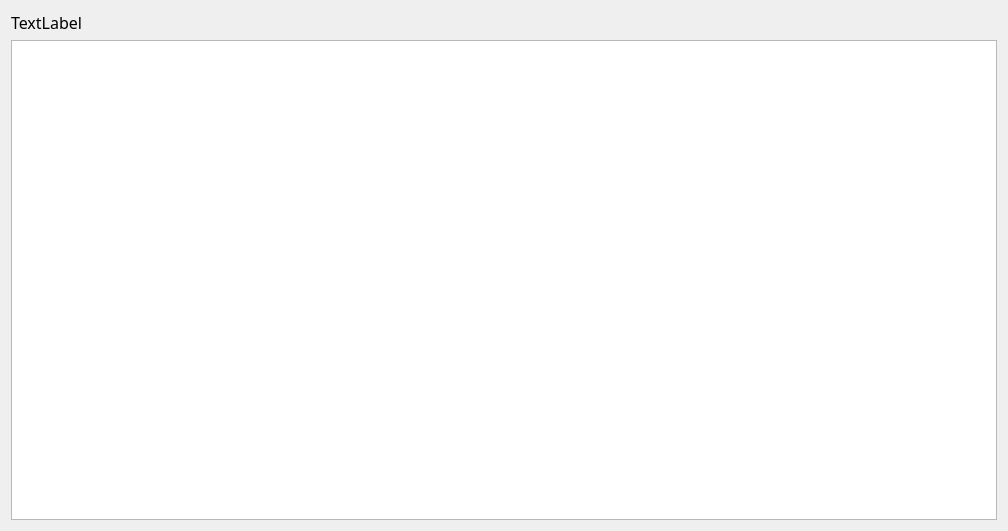
<?xml version="1.0" encoding="UTF-8"?>
<ui version="4.0">
 <class>DataInfo</class>
 <widget class="QWidget" name="DataInfo">
  <property name="geometry">
   <rect>
    <x>0</x>
    <y>0</y>
    <width>1008</width>
    <height>531</height>
   </rect>
  </property>
  <property name="sizePolicy">
   <sizepolicy hsizetype="Preferred" vsizetype="Preferred">
    <horstretch>1</horstretch>
    <verstretch>1</verstretch>
   </sizepolicy>
  </property>
  <property name="minimumSize">
   <size>
    <width>0</width>
    <height>0</height>
   </size>
  </property>
  <property name="font">
   <font>
    <family>楷体</family>
    <pointsize>12</pointsize>
   </font>
  </property>
  <property name="windowTitle">
   <string>Form</string>
  </property>
  <layout class="QVBoxLayout" name="verticalLayout">
   <item>
    <widget class="QLabel" name="label">
     <property name="text">
      <string>TextLabel</string>
     </property>
    </widget>
   </item>
   <item>
    <widget class="QTableView" name="tableView"/>
   </item>
  </layout>
 </widget>
 <resources/>
 <connections/>
</ui>
